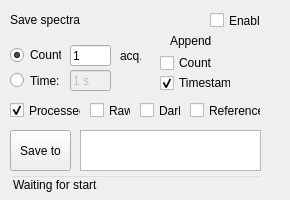
<?xml version="1.0" encoding="UTF-8"?>
<ui version="4.0">
 <class>Form</class>
 <widget class="QWidget" name="Form">
  <property name="geometry">
   <rect>
    <x>0</x>
    <y>0</y>
    <width>290</width>
    <height>200</height>
   </rect>
  </property>
  <property name="minimumSize">
   <size>
    <width>290</width>
    <height>200</height>
   </size>
  </property>
  <property name="windowTitle">
   <string>Form</string>
  </property>
  <widget class="QLabel" name="title_label">
   <property name="geometry">
    <rect>
     <x>10</x>
     <y>10</y>
     <width>121</width>
     <height>21</height>
    </rect>
   </property>
   <property name="styleSheet">
    <string notr="true">font: 12pt &quot;MS Shell Dlg 2&quot;;</string>
   </property>
   <property name="text">
    <string>Save spectra</string>
   </property>
   <property name="textFormat">
    <enum>Qt::RichText</enum>
   </property>
  </widget>
  <widget class="QCheckBox" name="enable">
   <property name="geometry">
    <rect>
     <x>210</x>
     <y>10</y>
     <width>51</width>
     <height>21</height>
    </rect>
   </property>
   <property name="layoutDirection">
    <enum>Qt::LeftToRight</enum>
   </property>
   <property name="text">
    <string>Enable</string>
   </property>
  </widget>
  <widget class="QPushButton" name="save_to">
   <property name="geometry">
    <rect>
     <x>10</x>
     <y>130</y>
     <width>61</width>
     <height>41</height>
    </rect>
   </property>
   <property name="text">
    <string>Save to</string>
   </property>
   <property name="checkable">
    <bool>false</bool>
   </property>
   <property name="checked">
    <bool>false</bool>
   </property>
  </widget>
  <widget class="QCheckBox" name="raw">
   <property name="geometry">
    <rect>
     <x>90</x>
     <y>100</y>
     <width>41</width>
     <height>21</height>
    </rect>
   </property>
   <property name="text">
    <string>Raw</string>
   </property>
  </widget>
  <widget class="QCheckBox" name="dark">
   <property name="geometry">
    <rect>
     <x>140</x>
     <y>100</y>
     <width>41</width>
     <height>21</height>
    </rect>
   </property>
   <property name="text">
    <string>Dark</string>
   </property>
  </widget>
  <widget class="QCheckBox" name="reference">
   <property name="geometry">
    <rect>
     <x>190</x>
     <y>100</y>
     <width>71</width>
     <height>21</height>
    </rect>
   </property>
   <property name="text">
    <string>Reference</string>
   </property>
  </widget>
  <widget class="QCheckBox" name="processed">
   <property name="geometry">
    <rect>
     <x>10</x>
     <y>100</y>
     <width>71</width>
     <height>21</height>
    </rect>
   </property>
   <property name="text">
    <string>Processed</string>
   </property>
   <property name="checked">
    <bool>true</bool>
   </property>
  </widget>
  <widget class="QLineEdit" name="count_text">
   <property name="geometry">
    <rect>
     <x>70</x>
     <y>45</y>
     <width>41</width>
     <height>21</height>
    </rect>
   </property>
   <property name="text">
    <string>1</string>
   </property>
  </widget>
  <widget class="QRadioButton" name="count_radio">
   <property name="geometry">
    <rect>
     <x>10</x>
     <y>45</y>
     <width>51</width>
     <height>20</height>
    </rect>
   </property>
   <property name="text">
    <string>Count</string>
   </property>
   <property name="checked">
    <bool>true</bool>
   </property>
   <attribute name="buttonGroup">
    <string notr="true">stop_condition_group</string>
   </attribute>
  </widget>
  <widget class="QLabel" name="count_units">
   <property name="geometry">
    <rect>
     <x>120</x>
     <y>45</y>
     <width>21</width>
     <height>21</height>
    </rect>
   </property>
   <property name="text">
    <string>acq.</string>
   </property>
  </widget>
  <widget class="QRadioButton" name="time_radio">
   <property name="geometry">
    <rect>
     <x>10</x>
     <y>70</y>
     <width>51</width>
     <height>21</height>
    </rect>
   </property>
   <property name="text">
    <string>Time:</string>
   </property>
   <attribute name="buttonGroup">
    <string notr="true">stop_condition_group</string>
   </attribute>
  </widget>
  <widget class="QLineEdit" name="time_text">
   <property name="enabled">
    <bool>false</bool>
   </property>
   <property name="geometry">
    <rect>
     <x>70</x>
     <y>70</y>
     <width>41</width>
     <height>21</height>
    </rect>
   </property>
   <property name="text">
    <string>1 s</string>
   </property>
  </widget>
  <widget class="QCheckBox" name="count">
   <property name="geometry">
    <rect>
     <x>160</x>
     <y>55</y>
     <width>71</width>
     <height>16</height>
    </rect>
   </property>
   <property name="text">
    <string>Count</string>
   </property>
   <attribute name="buttonGroup">
    <string notr="true">numerate_group</string>
   </attribute>
  </widget>
  <widget class="QCheckBox" name="timestamp">
   <property name="geometry">
    <rect>
     <x>160</x>
     <y>75</y>
     <width>71</width>
     <height>16</height>
    </rect>
   </property>
   <property name="text">
    <string>Timestamp</string>
   </property>
   <property name="checked">
    <bool>true</bool>
   </property>
   <attribute name="buttonGroup">
    <string notr="true">numerate_group</string>
   </attribute>
  </widget>
  <widget class="QLabel" name="label">
   <property name="geometry">
    <rect>
     <x>170</x>
     <y>30</y>
     <width>41</width>
     <height>21</height>
    </rect>
   </property>
   <property name="text">
    <string>Append</string>
   </property>
  </widget>
  <widget class="QPlainTextEdit" name="path_text">
   <property name="geometry">
    <rect>
     <x>80</x>
     <y>130</y>
     <width>181</width>
     <height>41</height>
    </rect>
   </property>
  </widget>
  <widget class="QLineEdit" name="monitor">
   <property name="geometry">
    <rect>
     <x>10</x>
     <y>175</y>
     <width>251</width>
     <height>20</height>
    </rect>
   </property>
   <property name="autoFillBackground">
    <bool>false</bool>
   </property>
   <property name="styleSheet">
    <string notr="true">background-color: rgba(255, 255, 255, 0);</string>
   </property>
   <property name="text">
    <string>Waiting for start</string>
   </property>
  </widget>
 </widget>
 <resources/>
 <connections/>
 <buttongroups>
  <buttongroup name="stop_condition_group">
   <property name="exclusive">
    <bool>true</bool>
   </property>
  </buttongroup>
  <buttongroup name="numerate_group">
   <property name="exclusive">
    <bool>false</bool>
   </property>
  </buttongroup>
 </buttongroups>
</ui>
